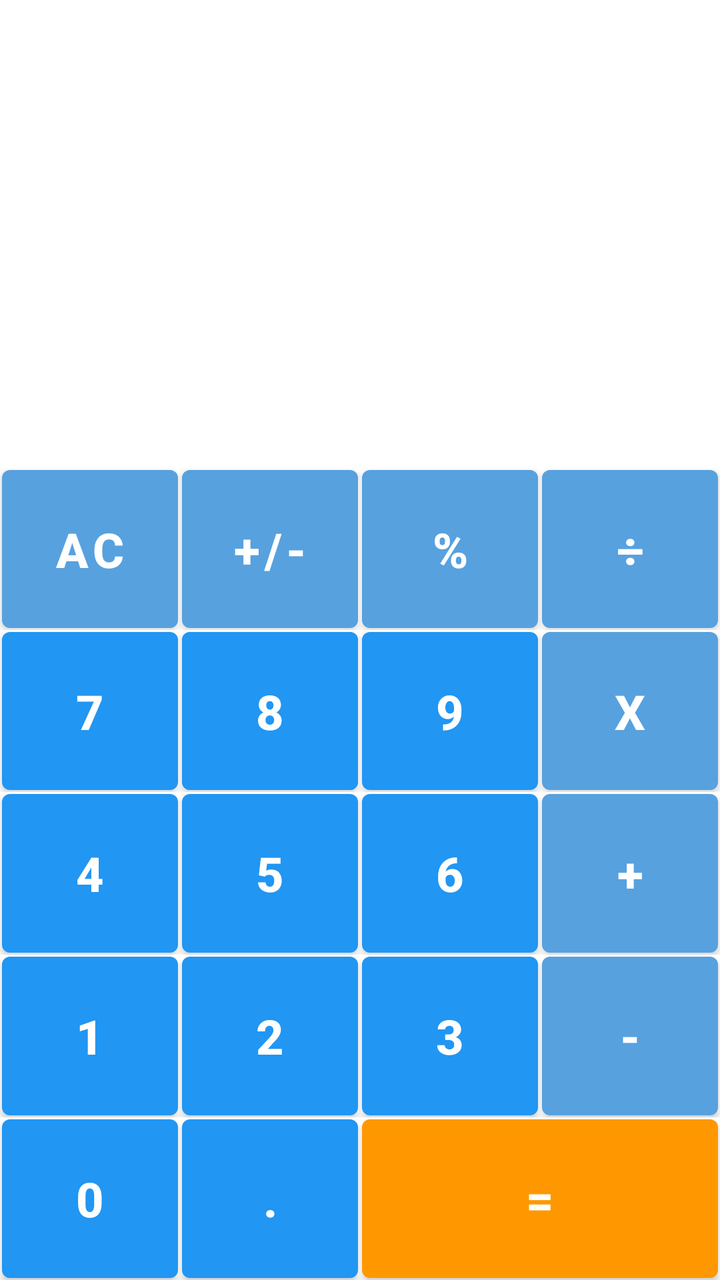
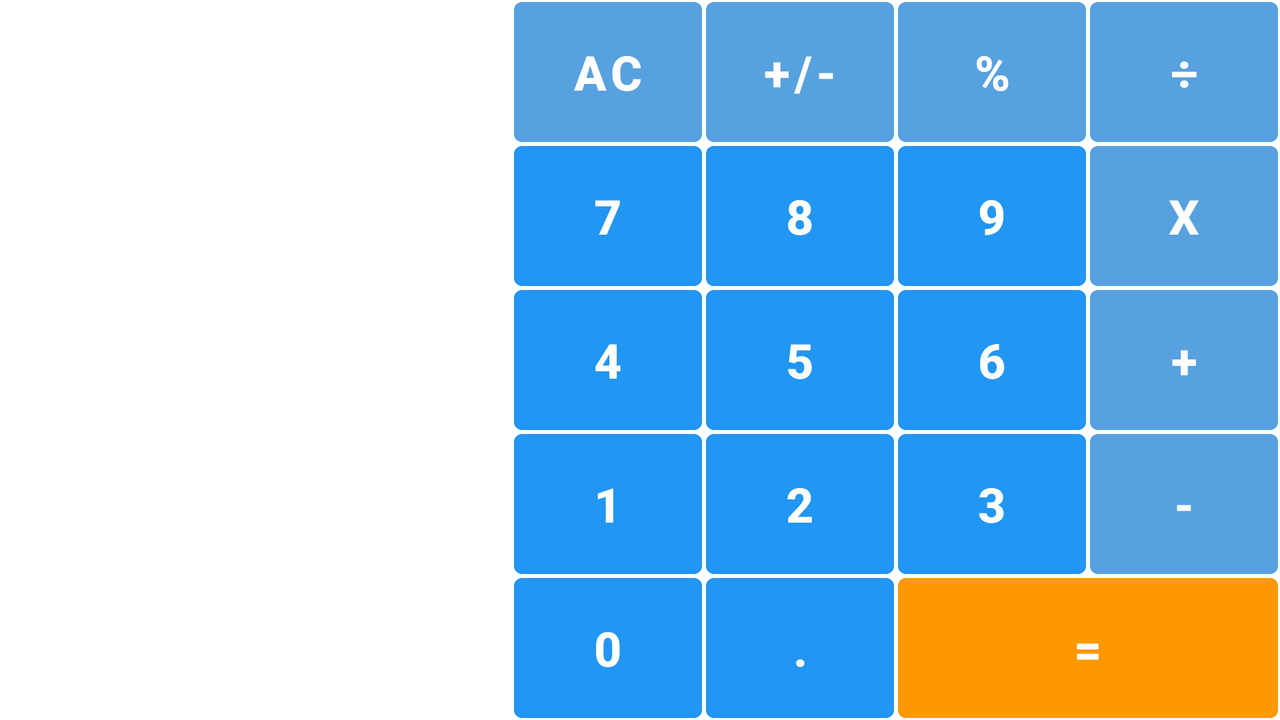

An Android layout and its configuration variant, each rendered on a device that would load it. The default file and the variant file are quoted in full after the pictures.
<!-- AndroidManifest.xml: application theme Theme.MyApplication -->
<!-- res/layout/calculator_layout.xml -->
<?xml version="1.0" encoding="utf-8"?>
<LinearLayout xmlns:android="http://schemas.android.com/apk/res/android"
    xmlns:app="http://schemas.android.com/apk/res-auto"
    android:layout_width="match_parent"
    android:layout_height="match_parent"
    android:orientation="vertical">

    <LinearLayout
        android:layout_width="match_parent"
        android:layout_height="wrap_content"
        android:orientation="vertical">

        <EditText
            android:id="@+id/inputBox"
            android:layout_width="match_parent"
            android:layout_height="70dp"
            android:background="@color/white"
            android:ems="10"
            android:gravity="end"
            android:inputType="none"
            android:padding="10dp"
            android:textSize="35sp" />

        <TextView
            android:id="@+id/resultTextView"
            android:layout_width="match_parent"
            android:layout_height="100dp"
            android:layout_gravity="right"
            android:gravity="right"
            android:textSize="60sp" />

    </LinearLayout>

    <LinearLayout
        android:layout_width="wrap_content"
        android:layout_height="wrap_content"
        android:layout_gravity="end"
        android:layout_margin="5dp"
        android:orientation="vertical">

        <ImageView
            android:id="@+id/btn_clear_step"
            android:layout_width="50dp"
            android:layout_height="50dp"
            android:layout_gravity="end"
            android:layout_margin="2dp"
            android:src="@drawable/ic_back_btn_vector" />

    </LinearLayout>

    <LinearLayout
        android:layout_width="match_parent"
        android:layout_height="match_parent"
        android:background="@color/btn_back_color"
        android:orientation="vertical">

        <LinearLayout
            android:id="@+id/first_row_btn"
            android:layout_width="match_parent"
            android:layout_height="wrap_content"
            android:layout_weight="1"
            android:orientation="horizontal">

            <Button
                android:id="@+id/btn_AC"
                android:layout_width="match_parent"
                android:layout_height="match_parent"
                android:layout_margin="1dp"
                android:layout_weight="1"
                android:insetTop="0dp"
                android:insetBottom="0dp"
                android:onClick="onClearClick"
                android:text="AC"
                android:textColor="@color/white"
                android:textSize="24sp"
                android:textStyle="bold"
                app:backgroundTint="@color/btn_op_color" />

            <Button
                android:id="@+id/btn_plus_minus"
                android:layout_width="match_parent"
                android:layout_height="match_parent"
                android:layout_margin="1dp"
                android:layout_weight="1"
                android:insetTop="0dp"
                android:insetBottom="0dp"
                android:onClick="onNegativeClick"
                android:text="+/-"
                android:textColor="@color/white"
                android:textSize="24sp"
                android:textStyle="bold"
                app:backgroundTint="@color/btn_op_color" />

            <Button
                android:id="@+id/btn_op_modular"
                android:layout_width="match_parent"
                android:layout_height="match_parent"
                android:layout_margin="1dp"
                android:layout_weight="1"
                android:insetTop="0dp"
                android:insetBottom="0dp"
                android:onClick="onOperatorClick"
                android:text="%"
                android:textColor="@color/white"
                android:textSize="24sp"
                android:textStyle="bold"
                app:backgroundTint="@color/btn_op_color" />

            <Button
                android:id="@+id/btn_op_pjestim"
                android:layout_width="match_parent"
                android:layout_height="match_parent"
                android:layout_margin="1dp"
                android:layout_weight="1"
                android:insetTop="0dp"
                android:insetBottom="0dp"
                android:onClick="onOperatorClick"
                android:text="÷"
                android:textColor="@color/white"
                android:textSize="24sp"
                android:textStyle="bold"
                app:backgroundTint="@color/btn_op_color" />
        </LinearLayout>

        <LinearLayout
            android:id="@+id/second_row_btn"
            android:layout_width="match_parent"
            android:layout_height="wrap_content"
            android:layout_weight="1"

            android:orientation="horizontal">

            <Button
                android:id="@+id/btn_7"
                android:layout_width="match_parent"
                android:layout_height="match_parent"
                android:layout_margin="1dp"
                android:layout_weight="1"
                android:insetTop="0dp"
                android:insetBottom="0dp"
                android:onClick="onClickNumber"
                android:text="7"
                android:textColor="@color/white"
                android:textSize="24sp"
                android:textStyle="bold"
                app:backgroundTint="@color/btn_color" />

            <Button
                android:id="@+id/btn_8"
                android:layout_width="match_parent"
                android:layout_height="match_parent"
                android:layout_margin="1dp"
                android:layout_weight="1"
                android:backgroundTint="@color/btn_color"
                android:insetTop="0dp"
                android:insetBottom="0dp"
                android:onClick="onClickNumber"
                android:text="8"
                android:textColor="@color/white"
                android:textSize="24sp"
                android:textStyle="bold" />

            <Button
                android:id="@+id/btn_9"
                android:layout_width="match_parent"
                android:layout_height="match_parent"
                android:layout_margin="1dp"
                android:layout_weight="1"
                android:insetTop="0dp"
                android:insetBottom="0dp"
                android:onClick="onClickNumber"
                android:text="9"
                android:textColor="@color/white"
                android:textSize="24sp"
                android:textStyle="bold"
                app:backgroundTint="@color/btn_color" />

            <Button
                android:id="@+id/btn_op_shumzim"
                android:layout_width="match_parent"
                android:layout_height="match_parent"
                android:layout_margin="1dp"
                android:layout_weight="1"
                android:insetTop="0dp"
                android:insetBottom="0dp"
                android:onClick="onOperatorClick"
                android:text="x"
                android:textColor="@color/white"
                android:textSize="24sp"
                android:textStyle="bold"
                app:backgroundTint="@color/btn_op_color" />
        </LinearLayout>

        <LinearLayout
            android:id="@+id/third_row_btn"
            android:layout_width="match_parent"
            android:layout_height="wrap_content"
            android:layout_weight="1"

            android:orientation="horizontal">

            <Button
                android:id="@+id/btn_4"
                android:layout_width="match_parent"
                android:layout_height="match_parent"
                android:layout_margin="1dp"
                android:layout_weight="1"
                android:insetTop="0dp"
                android:insetBottom="0dp"
                android:onClick="onClickNumber"
                android:text="4"
                android:textColor="@color/white"
                android:textSize="24sp"
                android:textStyle="bold"
                app:backgroundTint="@color/btn_color" />

            <Button
                android:id="@+id/btn_5"
                android:layout_width="match_parent"
                android:layout_height="match_parent"
                android:layout_margin="1dp"
                android:layout_weight="1"
                android:insetTop="0dp"
                android:insetBottom="0dp"
                android:onClick="onClickNumber"
                android:text="5"
                android:textColor="@color/white"
                android:textSize="24sp"
                android:textStyle="bold"
                app:backgroundTint="@color/btn_color" />

            <Button
                android:id="@+id/btn_6"
                android:layout_width="match_parent"
                android:layout_height="match_parent"
                android:layout_margin="1dp"
                android:layout_weight="1"
                android:insetTop="0dp"
                android:insetBottom="0dp"
                android:onClick="onClickNumber"
                android:text="6"
                android:textColor="@color/white"
                android:textSize="24sp"
                android:textStyle="bold"
                app:backgroundTint="@color/btn_color" />

            <Button
                android:id="@+id/btn_op_plus"
                android:layout_width="match_parent"
                android:layout_height="match_parent"
                android:layout_margin="1dp"
                android:layout_weight="1"
                android:insetTop="0dp"
                android:insetBottom="0dp"
                android:onClick="onOperatorClick"
                android:text="+"
                android:textColor="@color/white"
                android:textSize="24sp"
                android:textStyle="bold"
                app:backgroundTint="@color/btn_op_color" />

        </LinearLayout>

        <LinearLayout
            android:id="@+id/fourth_row_btn"
            android:layout_width="match_parent"
            android:layout_height="wrap_content"
            android:layout_weight="1"

            android:orientation="horizontal">

            <Button
                android:id="@+id/btn_1"
                android:layout_width="match_parent"
                android:layout_height="match_parent"
                android:layout_margin="1dp"
                android:layout_weight="1"
                android:insetTop="0dp"
                android:insetBottom="0dp"
                android:onClick="onClickNumber"
                android:text="1"
                android:textColor="@color/white"
                android:textSize="24sp"
                android:textStyle="bold"
                app:backgroundTint="@color/btn_color" />

            <Button
                android:id="@+id/btn_2"
                android:layout_width="match_parent"
                android:layout_height="match_parent"
                android:layout_margin="1dp"
                android:layout_weight="1"
                android:insetTop="0dp"
                android:insetBottom="0dp"
                android:onClick="onClickNumber"
                android:text="2"
                android:textColor="@color/white"
                android:textSize="24sp"
                android:textStyle="bold"
                app:backgroundTint="@color/btn_color" />

            <Button
                android:id="@+id/btn_3"
                android:layout_width="match_parent"
                android:layout_height="match_parent"
                android:layout_margin="1dp"
                android:layout_weight="1"
                android:insetTop="0dp"
                android:insetBottom="0dp"
                android:onClick="onClickNumber"
                android:text="3"
                android:textColor="@color/white"
                android:textSize="24sp"
                android:textStyle="bold"
                app:backgroundTint="@color/btn_color" />

            <Button
                android:id="@+id/btn_op_minus"
                android:layout_width="match_parent"
                android:layout_height="match_parent"
                android:layout_margin="1dp"
                android:layout_weight="1"
                android:insetTop="0dp"
                android:insetBottom="0dp"
                android:onClick="onOperatorClick"
                android:text="-"
                android:textColor="@color/white"
                android:textSize="24sp"
                android:textStyle="bold"
                app:backgroundTint="@color/btn_op_color" />

        </LinearLayout>

        <LinearLayout
            android:id="@+id/fifth_row_btn"
            android:layout_width="match_parent"
            android:layout_height="wrap_content"
            android:layout_weight="1"
            android:orientation="horizontal">

            <Button
                android:id="@+id/btn_0"
                android:layout_width="match_parent"
                android:layout_height="match_parent"
                android:layout_margin="1dp"
                android:layout_weight="1.5"
                android:insetTop="0dp"
                android:insetBottom="0dp"
                android:onClick="onClickNumber"
                android:text="0"
                android:textColor="@color/white"
                android:textSize="24sp"
                android:textStyle="bold"
                app:backgroundTint="@color/btn_color" />

            <Button
                android:id="@+id/btn_pik"
                android:layout_width="match_parent"
                android:layout_height="match_parent"
                android:layout_margin="1dp"
                android:layout_weight="1.5"
                android:insetTop="0dp"
                android:insetBottom="0dp"
                android:onClick="onClickNumber"
                android:text="."
                android:textColor="@color/white"
                android:textSize="24sp"
                android:textStyle="bold"
                app:backgroundTint="@color/btn_color" />

            <Button
                android:id="@+id/btn_equal"
                android:layout_width="match_parent"
                android:layout_height="match_parent"
                android:layout_margin="1dp"
                android:layout_weight="1"
                android:insetTop="0dp"
                android:insetBottom="0dp"
                android:onClick="onEqualClick"
                android:text="="
                android:textColor="@color/white"
                android:textSize="24sp"
                android:textStyle="bold"
                app:backgroundTint="@color/btn_equal_color" />

        </LinearLayout>

    </LinearLayout>

</LinearLayout>
<!-- resources referenced by this layout -->
<resources>
  <color name="btn_back_color">#FFFFFF</color>
  <color name="btn_color">#2196F3</color>
  <color name="btn_equal_color">#FF9800</color>
  <color name="btn_op_color">#57A1DF</color>
  <color name="white">#FFFFFFFF</color>
  <style name="Theme.MyApplication" parent="Theme.MaterialComponents.Light.NoActionBar">
          
          <item name="colorPrimary">@color/primary</item>
          <item name="colorPrimaryVariant">@color/primary_dark</item>
          <item name="colorAccent">@color/accent</item>
  
          
          <item name="android:statusBarColor" tools:targetApi="l">?attr/colorPrimaryVariant</item>
          
      </style>
  <color name="primary">#2196F3</color>
  <color name="primary_dark">#1976D2</color>
  <color name="accent">#FF9800</color>
</resources>
<!-- res/layout-land/calculator_layout.xml (the repository's variant of the layout above) -->
<!-- drawn on the phone turned sideways -->
<?xml version="1.0" encoding="utf-8"?>
<LinearLayout xmlns:android="http://schemas.android.com/apk/res/android"
    xmlns:app="http://schemas.android.com/apk/res-auto"
    android:layout_width="match_parent"
    android:layout_height="match_parent"
    android:orientation="horizontal">

    <LinearLayout
        android:layout_width="match_parent"
        android:layout_height="wrap_content"
        android:layout_weight="1.5"
        android:layout_gravity="center"
        android:orientation="vertical">

        <EditText
            android:id="@+id/inputBox"
            android:layout_width="match_parent"
            android:layout_height="70dp"
            android:background="@color/white"
            android:ems="10"
            android:gravity="end"
            android:inputType="none"
            android:padding="10dp"
            android:textSize="35sp" />

        <TextView
            android:id="@+id/resultTextView"
            android:layout_width="match_parent"
            android:layout_height="100dp"
            android:layout_gravity="right"
            android:gravity="right"
            android:textSize="60sp" />

        <LinearLayout
            android:layout_width="wrap_content"
            android:layout_height="wrap_content"
            android:layout_gravity="end"
            android:layout_margin="5dp"
            android:orientation="vertical">

            <ImageView
                android:id="@+id/btn_clear_step"
                android:layout_width="50dp"
                android:layout_height="50dp"
                android:layout_gravity="end"
                android:layout_margin="2dp"
                android:src="@drawable/ic_back_btn_vector" />

        </LinearLayout>
    </LinearLayout>

    <LinearLayout
        android:layout_width="match_parent"
        android:layout_height="match_parent"
        android:layout_weight="1"
        android:background="@color/btn_back_color"
        android:orientation="vertical">

        <LinearLayout
            android:id="@+id/first_row_btn"
            android:layout_width="match_parent"
            android:layout_height="wrap_content"
            android:layout_weight="1"
            android:orientation="horizontal">

            <Button
                android:id="@+id/btn_AC"
                android:layout_width="match_parent"
                android:layout_height="match_parent"
                android:layout_margin="1dp"
                android:layout_weight="1"
                android:insetTop="0dp"
                android:insetBottom="0dp"
                android:onClick="onClearClick"
                android:text="AC"
                android:textColor="@color/white"
                android:textSize="24sp"
                android:textStyle="bold"
                app:backgroundTint="@color/btn_op_color" />

            <Button
                android:id="@+id/btn_plus_minus"
                android:layout_width="match_parent"
                android:layout_height="match_parent"
                android:layout_margin="1dp"
                android:layout_weight="1"
                android:insetTop="0dp"
                android:insetBottom="0dp"
                android:onClick="onNegativeClick"
                android:text="+/-"
                android:textColor="@color/white"
                android:textSize="24sp"
                android:textStyle="bold"
                app:backgroundTint="@color/btn_op_color" />

            <Button
                android:id="@+id/btn_op_modular"
                android:layout_width="match_parent"
                android:layout_height="match_parent"
                android:layout_margin="1dp"
                android:layout_weight="1"
                android:insetTop="0dp"
                android:insetBottom="0dp"
                android:onClick="onOperatorClick"
                android:text="%"
                android:textColor="@color/white"
                android:textSize="24sp"
                android:textStyle="bold"
                app:backgroundTint="@color/btn_op_color" />

            <Button
                android:id="@+id/btn_op_pjestim"
                android:layout_width="match_parent"
                android:layout_height="match_parent"
                android:layout_margin="1dp"
                android:layout_weight="1"
                android:insetTop="0dp"
                android:insetBottom="0dp"
                android:onClick="onOperatorClick"
                android:text="÷"
                android:textColor="@color/white"
                android:textSize="24sp"
                android:textStyle="bold"
                app:backgroundTint="@color/btn_op_color" />
        </LinearLayout>

        <LinearLayout
            android:id="@+id/second_row_btn"
            android:layout_width="match_parent"
            android:layout_height="wrap_content"
            android:layout_weight="1"

            android:orientation="horizontal">

            <Button
                android:id="@+id/btn_7"
                android:layout_width="match_parent"
                android:layout_height="match_parent"
                android:layout_margin="1dp"
                android:layout_weight="1"
                android:insetTop="0dp"
                android:insetBottom="0dp"
                android:onClick="onClickNumber"
                android:text="7"
                android:textColor="@color/white"
                android:textSize="24sp"
                android:textStyle="bold"
                app:backgroundTint="@color/btn_color" />

            <Button
                android:id="@+id/btn_8"
                android:layout_width="match_parent"
                android:layout_height="match_parent"
                android:layout_margin="1dp"
                android:layout_weight="1"
                android:backgroundTint="@color/btn_color"
                android:insetTop="0dp"
                android:insetBottom="0dp"
                android:onClick="onClickNumber"
                android:text="8"
                android:textColor="@color/white"
                android:textSize="24sp"
                android:textStyle="bold" />

            <Button
                android:id="@+id/btn_9"
                android:layout_width="match_parent"
                android:layout_height="match_parent"
                android:layout_margin="1dp"
                android:layout_weight="1"
                android:insetTop="0dp"
                android:insetBottom="0dp"
                android:onClick="onClickNumber"
                android:text="9"
                android:textColor="@color/white"
                android:textSize="24sp"
                android:textStyle="bold"
                app:backgroundTint="@color/btn_color" />

            <Button
                android:id="@+id/btn_op_shumzim"
                android:layout_width="match_parent"
                android:layout_height="match_parent"
                android:layout_margin="1dp"
                android:layout_weight="1"
                android:insetTop="0dp"
                android:insetBottom="0dp"
                android:onClick="onOperatorClick"
                android:text="x"
                android:textColor="@color/white"
                android:textSize="24sp"
                android:textStyle="bold"
                app:backgroundTint="@color/btn_op_color" />
        </LinearLayout>

        <LinearLayout
            android:id="@+id/third_row_btn"
            android:layout_width="match_parent"
            android:layout_height="wrap_content"
            android:layout_weight="1"

            android:orientation="horizontal">

            <Button
                android:id="@+id/btn_4"
                android:layout_width="match_parent"
                android:layout_height="match_parent"
                android:layout_margin="1dp"
                android:layout_weight="1"
                android:insetTop="0dp"
                android:insetBottom="0dp"
                android:onClick="onClickNumber"
                android:text="4"
                android:textColor="@color/white"
                android:textSize="24sp"
                android:textStyle="bold"
                app:backgroundTint="@color/btn_color" />

            <Button
                android:id="@+id/btn_5"
                android:layout_width="match_parent"
                android:layout_height="match_parent"
                android:layout_margin="1dp"
                android:layout_weight="1"
                android:insetTop="0dp"
                android:insetBottom="0dp"
                android:onClick="onClickNumber"
                android:text="5"
                android:textColor="@color/white"
                android:textSize="24sp"
                android:textStyle="bold"
                app:backgroundTint="@color/btn_color" />

            <Button
                android:id="@+id/btn_6"
                android:layout_width="match_parent"
                android:layout_height="match_parent"
                android:layout_margin="1dp"
                android:layout_weight="1"
                android:insetTop="0dp"
                android:insetBottom="0dp"
                android:onClick="onClickNumber"
                android:text="6"
                android:textColor="@color/white"
                android:textSize="24sp"
                android:textStyle="bold"
                app:backgroundTint="@color/btn_color" />

            <Button
                android:id="@+id/btn_op_plus"
                android:layout_width="match_parent"
                android:layout_height="match_parent"
                android:layout_margin="1dp"
                android:layout_weight="1"
                android:insetTop="0dp"
                android:insetBottom="0dp"
                android:onClick="onOperatorClick"
                android:text="+"
                android:textColor="@color/white"
                android:textSize="24sp"
                android:textStyle="bold"
                app:backgroundTint="@color/btn_op_color" />

        </LinearLayout>

        <LinearLayout
            android:id="@+id/fourth_row_btn"
            android:layout_width="match_parent"
            android:layout_height="wrap_content"
            android:layout_weight="1"

            android:orientation="horizontal">

            <Button
                android:id="@+id/btn_1"
                android:layout_width="match_parent"
                android:layout_height="match_parent"
                android:layout_margin="1dp"
                android:layout_weight="1"
                android:insetTop="0dp"
                android:insetBottom="0dp"
                android:onClick="onClickNumber"
                android:text="1"
                android:textColor="@color/white"
                android:textSize="24sp"
                android:textStyle="bold"
                app:backgroundTint="@color/btn_color" />

            <Button
                android:id="@+id/btn_2"
                android:layout_width="match_parent"
                android:layout_height="match_parent"
                android:layout_margin="1dp"
                android:layout_weight="1"
                android:insetTop="0dp"
                android:insetBottom="0dp"
                android:onClick="onClickNumber"
                android:text="2"
                android:textColor="@color/white"
                android:textSize="24sp"
                android:textStyle="bold"
                app:backgroundTint="@color/btn_color" />

            <Button
                android:id="@+id/btn_3"
                android:layout_width="match_parent"
                android:layout_height="match_parent"
                android:layout_margin="1dp"
                android:layout_weight="1"
                android:insetTop="0dp"
                android:insetBottom="0dp"
                android:onClick="onClickNumber"
                android:text="3"
                android:textColor="@color/white"
                android:textSize="24sp"
                android:textStyle="bold"
                app:backgroundTint="@color/btn_color" />

            <Button
                android:id="@+id/btn_op_minus"
                android:layout_width="match_parent"
                android:layout_height="match_parent"
                android:layout_margin="1dp"
                android:layout_weight="1"
                android:insetTop="0dp"
                android:insetBottom="0dp"
                android:onClick="onOperatorClick"
                android:text="-"
                android:textColor="@color/white"
                android:textSize="24sp"
                android:textStyle="bold"
                app:backgroundTint="@color/btn_op_color" />

        </LinearLayout>

        <LinearLayout
            android:id="@+id/fifth_row_btn"
            android:layout_width="match_parent"
            android:layout_height="wrap_content"
            android:layout_weight="1"
            android:orientation="horizontal">

            <Button
                android:id="@+id/btn_0"
                android:layout_width="match_parent"
                android:layout_height="match_parent"
                android:layout_margin="1dp"
                android:layout_weight="1.5"
                android:insetTop="0dp"
                android:insetBottom="0dp"
                android:onClick="onClickNumber"
                android:text="0"
                android:textColor="@color/white"
                android:textSize="24sp"
                android:textStyle="bold"
                app:backgroundTint="@color/btn_color" />

            <Button
                android:id="@+id/btn_pik"
                android:layout_width="match_parent"
                android:layout_height="match_parent"
                android:layout_margin="1dp"
                android:layout_weight="1.5"
                android:insetTop="0dp"
                android:insetBottom="0dp"
                android:onClick="onClickNumber"
                android:text="."
                android:textColor="@color/white"
                android:textSize="24sp"
                android:textStyle="bold"
                app:backgroundTint="@color/btn_color" />

            <Button
                android:id="@+id/btn_equal"
                android:layout_width="match_parent"
                android:layout_height="match_parent"
                android:layout_margin="1dp"
                android:layout_weight="1"
                android:insetTop="0dp"
                android:insetBottom="0dp"
                android:onClick="onEqualClick"
                android:text="="
                android:textColor="@color/white"
                android:textSize="24sp"
                android:textStyle="bold"
                app:backgroundTint="@color/btn_equal_color" />

        </LinearLayout>

    </LinearLayout>

</LinearLayout>
